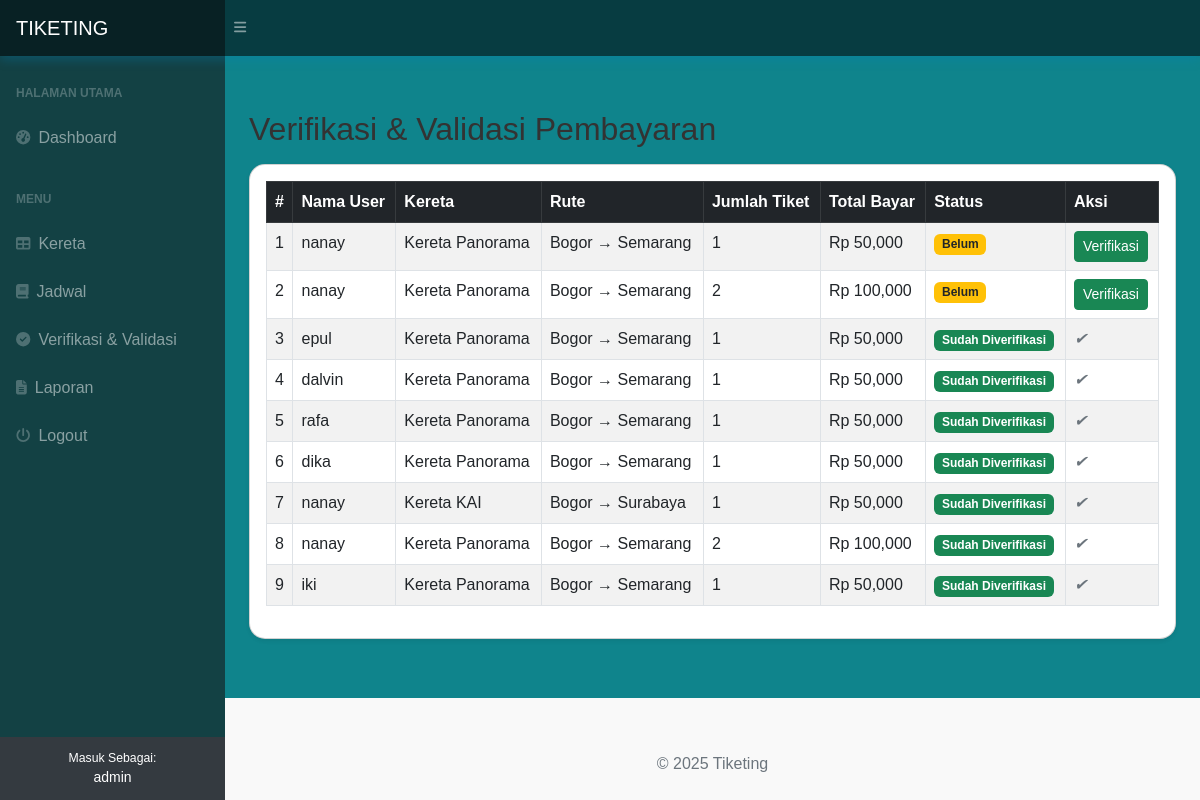
/index.php?page=verifikasi (signed in), run on the app's committed database.
### tables this page shows
CREATE TABLE `pemesanan` (
  `id_pemesanan` int NOT NULL,
  `id_user` int NOT NULL,
  `id_jadwal` int NOT NULL,
  `jumlah_tiket` int NOT NULL,
  `total_bayar` decimal(10,0) NOT NULL,
  `status_bayar` enum('gagal','berhasil','pending') NOT NULL,
  `waktu_pemesanan` timestamp NOT NULL
);

CREATE TABLE `user` (
  `id_user` int NOT NULL,
  `nama` varchar(50) NOT NULL,
  `email` varchar(50) NOT NULL,
  `password` varchar(50) NOT NULL,
  `role` enum('admin','user') NOT NULL
);

CREATE TABLE `kereta` (
  `id_kereta` int NOT NULL,
  `nama_kereta` varchar(100) NOT NULL,
  `jenis` enum('ekonomi','bisnis','eksekutif') NOT NULL,
  `kapasitas` int NOT NULL
);

CREATE TABLE `jadwal` (
  `id_jadwal` int NOT NULL,
  `id_kereta` int NOT NULL,
  `asal` varchar(50) NOT NULL,
  `tujuan` varchar(50) NOT NULL,
  `waktu_berangkat` time NOT NULL,
  `waktu_tiba` time NOT NULL,
  `harga` decimal(10,0) NOT NULL
);

### verifikasi.php (the view, shortened to what this page needs)
<?php
$data = mysqli_query($koneksi, "
    SELECT p.*, u.nama, j.asal, j.tujuan, k.nama_kereta
    FROM pemesanan p
    JOIN user u ON p.id_user = u.id_user
    JOIN jadwal j ON p.id_jadwal = j.id_jadwal
    JOIN kereta k ON j.id_kereta = k.id_kereta
    ORDER BY p.status_bayar DESC, p.id_pemesanan DESC
");
?>
<div class="container mt-4">
    <h2>Verifikasi & Validasi Pembayaran</h2>
    <div class="card mt-3 shadow-sm">
        <div class="card-body table-responsive">
            <table class="table table-bordered table-striped">
                <thead class="table-dark">
                    <tr>
                        <th>#</th>
                        <th>Nama User</th>
                        <th>Kereta</th>
                        <th>Rute</th>
                        <th>Jumlah Tiket</th>
                        <th>Total Bayar</th>
                        <th>Status</th>
                        <th>Aksi</th>
                    </tr>
                </thead>
                <tbody>
                    <?php
                    $no = 1;
                    while($row = mysqli_fetch_assoc($data)): ?>
                        <tr>
                            <td><?= $no++; ?></td>
                            <td><?= $row['nama']; ?></td>
                            <td><?= $row['nama_kereta']; ?></td>
                            <td><?= $row['asal']; ?> → <?= $row['tujuan']; ?></td>
                            <td><?= $row['jumlah_tiket']; ?></td>
                            <td>Rp <?= number_format($row['total_bayar']); ?></td>
                            <td>
                                <?php if($row['status_bayar'] == 'berhasil'): ?>
                                    <span class="badge bg-success">Sudah Diverifikasi</span>
                                <?php else: ?>
                                    <span class="badge bg-warning text-dark">Belum</span>
                                <?php endif; ?>
                            </td>
                            <td>
                                <?php if($row['status_bayar'] != 'berhasil'): ?>
                                    <a href="?page=verifikasi&verifikasi_id=<?= $row['id_pemesanan']; ?>" class="btn btn-sm btn-success" onclick="return confirm('Yakin ingin verifikasi?')">
                                        Verifikasi
                                    </a>
                                <?php else: ?>
                                    <i class="text-muted">✔</i>
                                <?php endif; ?>
                            </td>
                        </tr>
                    <?php endwhile; ?>
                </tbody>
            </table>
        </div>
    </div>
</div>

### index.php (style rules this page uses)
body { background:rgb(15, 132, 140); font-family: 'Arial', sans-serif; color: #333; }
.card { background: #ffffff; border-radius: 1rem; box-shadow: 0 4px 8px rgba(0, 0, 0, 0.27); transition: 0.3s ease-in-out; }

### data on the page
pemesanan: id_user.nama "nanay", kereta.nama_kereta "Kereta Panorama", id_jadwal.asal "Bogor", id_jadwal.tujuan "Semarang", jumlah_tiket "1", total_bayar "50,000", status_bayar "Belum"
pemesanan: id_user.nama "nanay", kereta.nama_kereta "Kereta Panorama", id_jadwal.asal "Bogor", id_jadwal.tujuan "Semarang", jumlah_tiket "2", total_bayar "100,000", status_bayar "Belum"
pemesanan: id_user.nama "epul", kereta.nama_kereta "Kereta Panorama", id_jadwal.asal "Bogor", id_jadwal.tujuan "Semarang", jumlah_tiket "1", total_bayar "50,000", status_bayar "Sudah Diverifikasi"
pemesanan: id_user.nama "dalvin", kereta.nama_kereta "Kereta Panorama", id_jadwal.asal "Bogor", id_jadwal.tujuan "Semarang", jumlah_tiket "1", total_bayar "50,000", status_bayar "Sudah Diverifikasi"
pemesanan: id_user.nama "rafa", kereta.nama_kereta "Kereta Panorama", id_jadwal.asal "Bogor", id_jadwal.tujuan "Semarang", jumlah_tiket "1", total_bayar "50,000", status_bayar "Sudah Diverifikasi"
pemesanan: id_user.nama "dika", kereta.nama_kereta "Kereta Panorama", id_jadwal.asal "Bogor", id_jadwal.tujuan "Semarang", jumlah_tiket "1", total_bayar "50,000", status_bayar "Sudah Diverifikasi"
pemesanan: id_user.nama "nanay", kereta.nama_kereta "Kereta KAI", id_jadwal.asal "Bogor", id_jadwal.tujuan "Surabaya", jumlah_tiket "1", total_bayar "50,000", status_bayar "Sudah Diverifikasi"
pemesanan: id_user.nama "nanay", kereta.nama_kereta "Kereta Panorama", id_jadwal.asal "Bogor", id_jadwal.tujuan "Semarang", jumlah_tiket "2", total_bayar "100,000", status_bayar "Sudah Diverifikasi"
pemesanan: id_user.nama "iki", kereta.nama_kereta "Kereta Panorama", id_jadwal.asal "Bogor", id_jadwal.tujuan "Semarang", jumlah_tiket "1", total_bayar "50,000", status_bayar "Sudah Diverifikasi"

### other printed values
$_SESSION['user']['role'] "admin"
